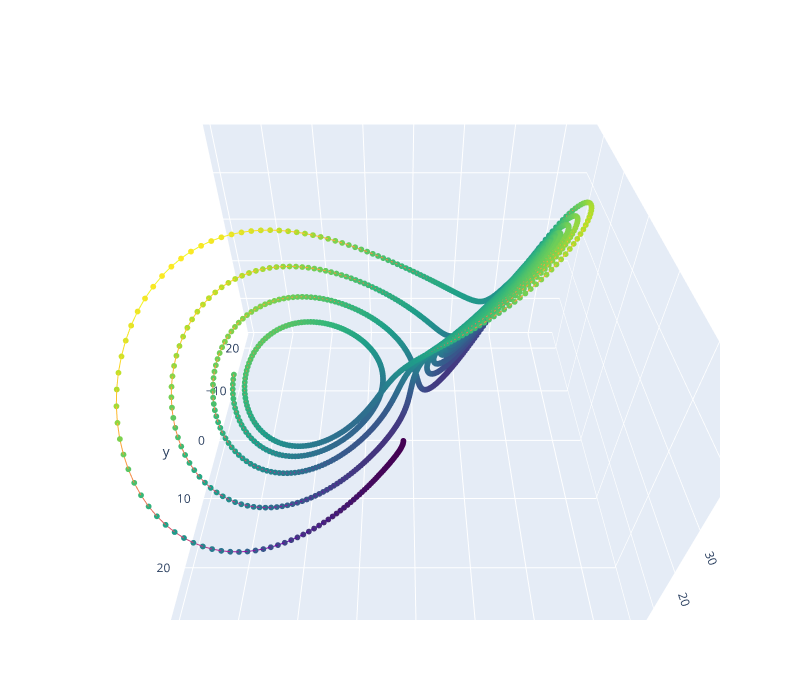

Here is the notebook cell this chart was saved with:
### Code cell
# from guang.Utils.plotly import Scatter3d
trace = Lorenz.Trace()
fig = Scatter3d()
fig.scatter3d(trace[:,0], trace[:,1], trace[:,2], color_line=trace[:,2],color_marker=None,marker_size=2)

fig.show()

### Figure 1 — Plotly figure (JSON) as saved in the notebook; plotly's stock layout.template omitted (floating-point values rounded to 4 significant figures; data arrays with more than 128 entries replaced by an {"elided": "..."} marker saying what was removed)
{"data": [{"line": {"color": {"elided": "5000 float values"}, "width": 2}, "marker": {"colorscale": [[0, "#440154"], [0.1111, "#482878"], [0.2222, "#3e4989"], [0.3333, "#31688e"], [0.4444, "#26828e"], [0.5556, "#1f9e89"], [0.6667, "#35b779"], [0.7778, "#6ece58"], [0.8889, "#b5de2b"], [1, "#fde725"]], "size": 2}, "type": "scatter3d", "x": {"elided": "5000 float values"}, "y": {"elided": "5000 float values"}, "z": {"elided": "5000 float values"}}], "layout": {"autosize": false, "height": 700, "scene": {"aspectmode": "manual", "aspectratio": {"x": 1, "y": 1, "z": 0.7}, "camera": {"eye": {"x": 0, "y": 1.071, "z": 1}, "up": {"x": 0, "y": 0, "z": 1}}}, "width": 800}}
